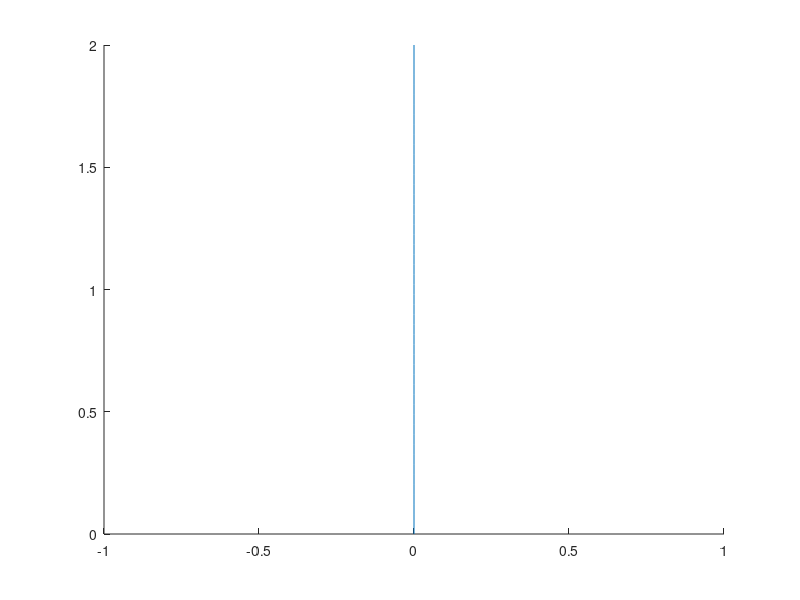

This chart was generated by the following MATLAB code: (Note: this script raises an error after producing the figure.)
%%
% Generate a PLY file containing a point cloud that shape a cylinder

%Parametric equation of artery
r = 1; %radius
theta = linspace(0, 2*pi, 100); %angles
x = r*cos(theta);
y = r*sin(theta);
z = linspace(0,2,50);

%Parametric equation of path
u = zeros(length(z),1);
v = linspace(0,1,length(z));


xyz = zeros(length(x)*length(z), 6); % points matrix
%norm = zeros(size(xyz)); % normal vector matrix
for n = 1: length(z)
    center = [u(n) v(n) z(n)]; % point of alignment
    
    rang_i = (n-1)*length(x)+1;
    rang_f = rang_i-1 + length(x);
    
    range = rang_i : rang_f; % range for this layer
    %Write points
    xyz(range,1) = x+center(1);
    xyz(range,2) = y+center(2);
    xyz(range,3) = z(n);
    xyz(range,4) = center(1)-x;
    xyz(range,5) = center(2)-y;
    xyz(range,6) = center(3)-z(n);
end

%Display path
figure;
line(u,z,v);
write_ply('test_ecriture.ply',xyz);
%Generate PLY model
% cylinder = pointCloud(xyz,'Normal',norm);
% pcshow(cylinder);
% pcwrite(cylinder, 'nuage_cylindre.ply', 'Encoding', 'ascii');

